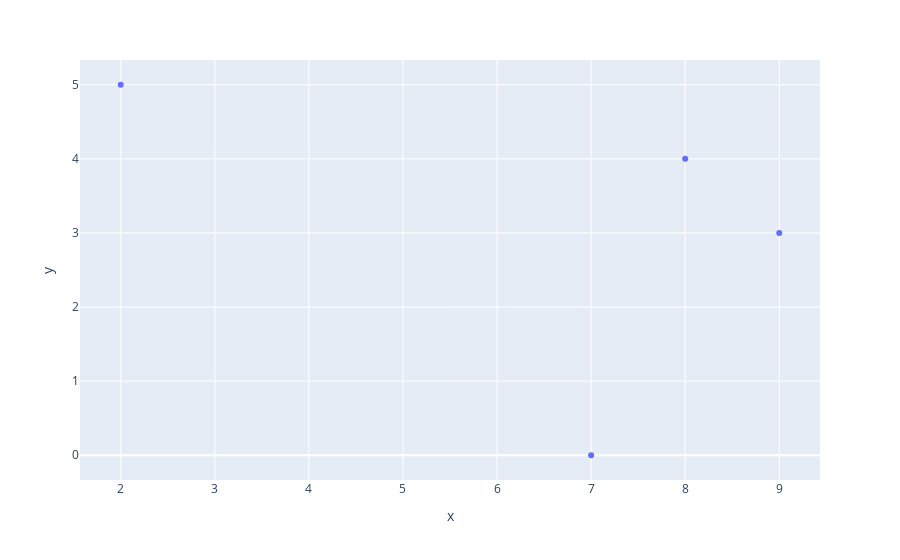

The cell this chart's notebook holds for it:
### Code cell
x = str
y= str
b = []
d = []
leftBound = int(input('Input Leftbound: '))
rightBound = int(input('Input Rightbound: '))
amt = int(input('amount of data: '))
a = np.linspace(start=leftBound,stop=rightBound,num=amt)
for i in range(amt):
    b.append(int(input("Enter X: ")))
    d.append(int(input("Enter Y: ")))
fig = px.scatter(x=b,y=d)
fig.show()

### Figure 1 — Plotly figure (JSON) as saved in the notebook; plotly's stock layout.template omitted (floating-point values rounded to 4 significant figures)
{"data": [{"hovertemplate": "x=%{x}<br>y=%{y}<extra></extra>", "legendgroup": "", "marker": {"color": "#636efa", "symbol": "circle"}, "mode": "markers", "name": "", "orientation": "v", "showlegend": false, "type": "scatter", "x": [2, 9, 8, 7], "xaxis": "x", "y": [5, 3, 4, 0], "yaxis": "y"}], "layout": {"legend": {"tracegroupgap": 0}, "margin": {"t": 60}, "xaxis": {"anchor": "y", "domain": [0, 1], "title": {"text": "x"}}, "yaxis": {"anchor": "x", "domain": [0, 1], "title": {"text": "y"}}}}
